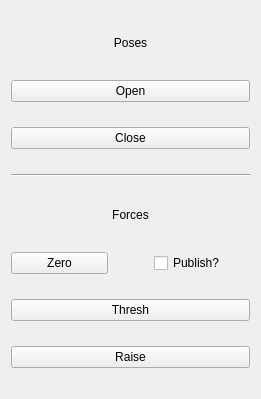
<?xml version="1.0" encoding="UTF-8"?>
<ui version="4.0">
 <class>KD45TestWidget</class>
 <widget class="QWidget" name="KD45TestWidget">
  <property name="enabled">
   <bool>true</bool>
  </property>
  <property name="geometry">
   <rect>
    <x>0</x>
    <y>0</y>
    <width>261</width>
    <height>399</height>
   </rect>
  </property>
  <property name="windowTitle">
   <string>kd45_test</string>
  </property>
  <layout class="QVBoxLayout" name="verticalLayout">
   <item>
    <widget class="QLabel" name="label">
     <property name="maximumSize">
      <size>
       <width>16777215</width>
       <height>25</height>
      </size>
     </property>
     <property name="text">
      <string>Poses</string>
     </property>
     <property name="alignment">
      <set>Qt::AlignCenter</set>
     </property>
    </widget>
   </item>
   <item>
    <widget class="QPushButton" name="btn_open">
     <property name="text">
      <string>Open</string>
     </property>
    </widget>
   </item>
   <item>
    <widget class="QPushButton" name="btn_close">
     <property name="text">
      <string>Close</string>
     </property>
    </widget>
   </item>
   <item>
    <widget class="Line" name="line">
     <property name="orientation">
      <enum>Qt::Horizontal</enum>
     </property>
    </widget>
   </item>
   <item>
    <widget class="QLabel" name="label_2">
     <property name="maximumSize">
      <size>
       <width>16777215</width>
       <height>25</height>
      </size>
     </property>
     <property name="text">
      <string>Forces</string>
     </property>
     <property name="alignment">
      <set>Qt::AlignCenter</set>
     </property>
    </widget>
   </item>
   <item>
    <layout class="QHBoxLayout" name="horizontalLayout">
     <item>
      <widget class="QPushButton" name="btn_frc_zero">
       <property name="text">
        <string>Zero</string>
       </property>
      </widget>
     </item>
     <item>
      <spacer name="horizontalSpacer">
       <property name="orientation">
        <enum>Qt::Horizontal</enum>
       </property>
       <property name="sizeType">
        <enum>QSizePolicy::Preferred</enum>
       </property>
       <property name="sizeHint" stdset="0">
        <size>
         <width>40</width>
         <height>20</height>
        </size>
       </property>
      </spacer>
     </item>
     <item>
      <widget class="QCheckBox" name="check_pub">
       <property name="text">
        <string>Publish?</string>
       </property>
       <property name="checked">
        <bool>false</bool>
       </property>
      </widget>
     </item>
    </layout>
   </item>
   <item>
    <widget class="QPushButton" name="btn_frc_thresh">
     <property name="text">
      <string>Thresh</string>
     </property>
    </widget>
   </item>
   <item>
    <widget class="QPushButton" name="btn_frc_raise">
     <property name="text">
      <string>Raise</string>
     </property>
    </widget>
   </item>
  </layout>
 </widget>
 <resources/>
 <connections/>
</ui>
